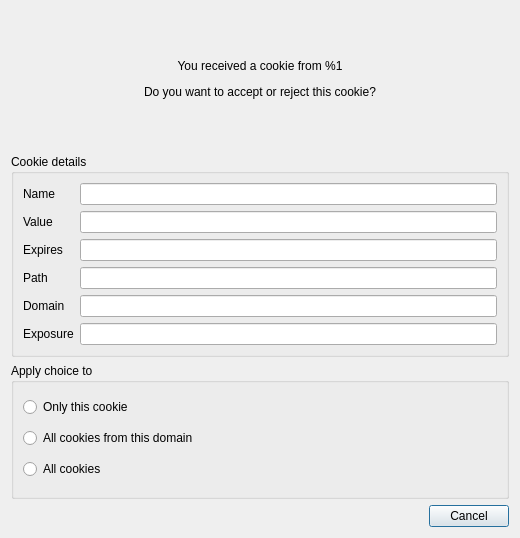
<?xml version="1.0" encoding="UTF-8"?>
<ui version="4.0">
 <class>CookieAlertDlg</class>
 <widget class="QDialog" name="CookieAlertDlg">
  <property name="geometry">
   <rect>
    <x>0</x>
    <y>0</y>
    <width>520</width>
    <height>538</height>
   </rect>
  </property>
  <property name="windowTitle">
   <string>CookieAlertDlg</string>
  </property>
  <layout class="QVBoxLayout" name="verticalLayout" stretch="0,0,0,0">
   <item>
    <widget class="QLabel" name="header">
     <property name="text">
      <string>&lt;html&gt;&lt;head/&gt;&lt;body&gt;&lt;p&gt;You received a cookie from %1&lt;/p&gt;&lt;p&gt;Do you want to accept or reject this cookie?&lt;/p&gt;&lt;/body&gt;&lt;/html&gt;</string>
     </property>
     <property name="alignment">
      <set>Qt::AlignCenter</set>
     </property>
    </widget>
   </item>
   <item>
    <widget class="QGroupBox" name="groupBox">
     <property name="title">
      <string>Cookie details</string>
     </property>
     <layout class="QFormLayout" name="formLayout">
      <item row="0" column="0">
       <widget class="QLabel" name="label_2">
        <property name="text">
         <string>Name</string>
        </property>
       </widget>
      </item>
      <item row="0" column="1">
       <widget class="QLineEdit" name="name">
        <property name="readOnly">
         <bool>true</bool>
        </property>
       </widget>
      </item>
      <item row="2" column="0">
       <widget class="QLabel" name="label_3">
        <property name="text">
         <string>Value</string>
        </property>
       </widget>
      </item>
      <item row="2" column="1">
       <widget class="QLineEdit" name="value">
        <property name="readOnly">
         <bool>true</bool>
        </property>
       </widget>
      </item>
      <item row="4" column="0">
       <widget class="QLabel" name="label_4">
        <property name="text">
         <string>Expires</string>
        </property>
       </widget>
      </item>
      <item row="4" column="1">
       <widget class="QLineEdit" name="expires">
        <property name="readOnly">
         <bool>true</bool>
        </property>
       </widget>
      </item>
      <item row="6" column="0">
       <widget class="QLabel" name="label_5">
        <property name="text">
         <string>Path</string>
        </property>
       </widget>
      </item>
      <item row="6" column="1">
       <widget class="QLineEdit" name="path">
        <property name="readOnly">
         <bool>true</bool>
        </property>
       </widget>
      </item>
      <item row="9" column="1">
       <widget class="QLineEdit" name="domain">
        <property name="readOnly">
         <bool>true</bool>
        </property>
       </widget>
      </item>
      <item row="12" column="0">
       <widget class="QLabel" name="label_7">
        <property name="text">
         <string>Exposure</string>
        </property>
       </widget>
      </item>
      <item row="12" column="1">
       <widget class="QLineEdit" name="security">
        <property name="readOnly">
         <bool>true</bool>
        </property>
       </widget>
      </item>
      <item row="9" column="0">
       <widget class="QLabel" name="label_6">
        <property name="text">
         <string>Domain</string>
        </property>
       </widget>
      </item>
     </layout>
    </widget>
   </item>
   <item>
    <widget class="QGroupBox" name="groupBox_2">
     <property name="title">
      <string>Apply choice to</string>
     </property>
     <layout class="QVBoxLayout" name="verticalLayout_2">
      <item>
       <widget class="QRadioButton" name="applyToThis">
        <property name="text">
         <string>Only this cookie</string>
        </property>
       </widget>
      </item>
      <item>
       <widget class="QRadioButton" name="applyToDomain">
        <property name="text">
         <string>All cookies from this domain</string>
        </property>
       </widget>
      </item>
      <item>
       <widget class="QRadioButton" name="applyToAll">
        <property name="text">
         <string>All cookies</string>
        </property>
       </widget>
      </item>
     </layout>
    </widget>
   </item>
   <item>
    <widget class="QDialogButtonBox" name="buttons">
     <property name="orientation">
      <enum>Qt::Horizontal</enum>
     </property>
     <property name="standardButtons">
      <set>QDialogButtonBox::Cancel</set>
     </property>
    </widget>
   </item>
  </layout>
 </widget>
 <resources/>
 <connections>
  <connection>
   <sender>buttons</sender>
   <signal>accepted()</signal>
   <receiver>CookieAlertDlg</receiver>
   <slot>accept()</slot>
   <hints>
    <hint type="sourcelabel">
     <x>20</x>
     <y>20</y>
    </hint>
    <hint type="destinationlabel">
     <x>20</x>
     <y>20</y>
    </hint>
   </hints>
  </connection>
  <connection>
   <sender>buttons</sender>
   <signal>rejected()</signal>
   <receiver>CookieAlertDlg</receiver>
   <slot>reject()</slot>
   <hints>
    <hint type="sourcelabel">
     <x>20</x>
     <y>20</y>
    </hint>
    <hint type="destinationlabel">
     <x>20</x>
     <y>20</y>
    </hint>
   </hints>
  </connection>
 </connections>
</ui>
